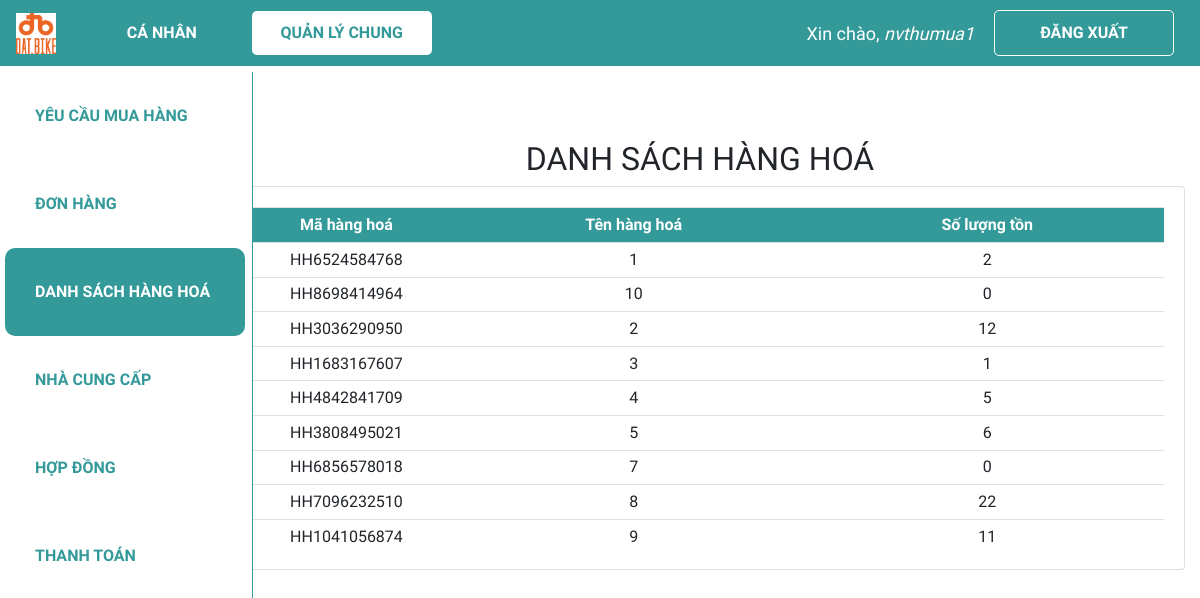
/dshh/ (signed in), run on an earlier commit of the app's database.
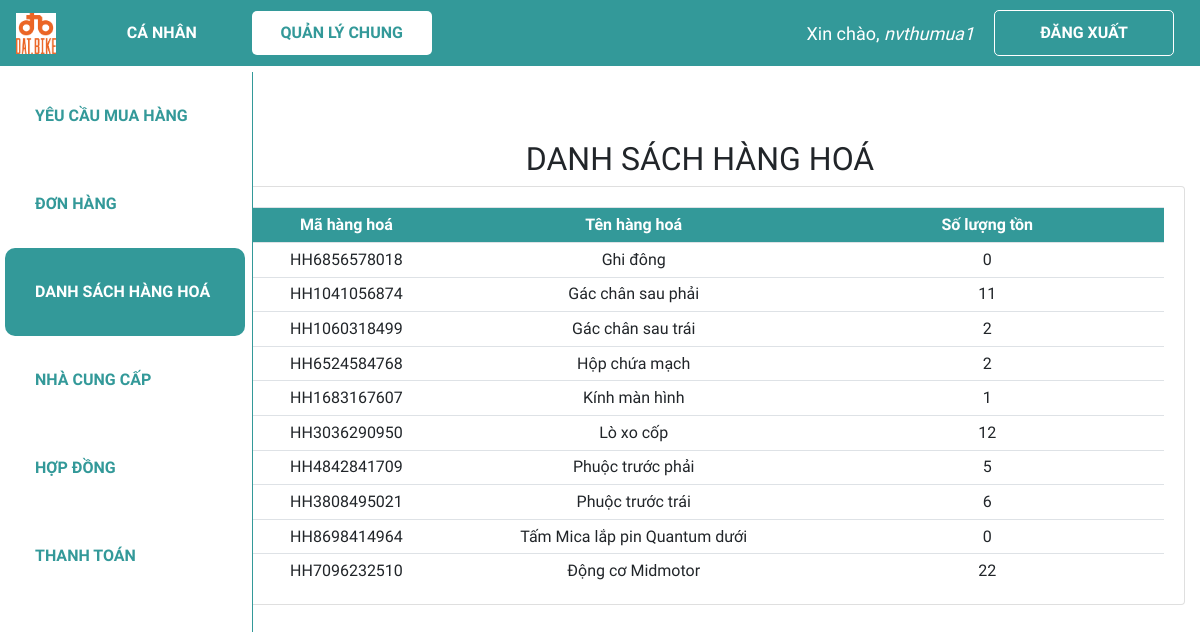
And on a later commit of the database.
### web_core/models.py (models this page shows, shortened)
class HANGHOA(models.Model):
    ma_HH = ShortUUIDField(
        verbose_name='Mã hàng hoá',
        length=10,
        max_length=12,
        prefix="HH",
        alphabet="0123456789",
        primary_key=True
    )
    ten_hang_hoa = models.CharField('Tên hàng hoá', max_length = 100,blank=True, null=True)
    so_luong_ton = models.IntegerField('Số lượng tồn', validators = [MinValueValidator(0)], default = 0)

### web_core/views.py (the view)
# urls.py: path('dshh/', views.dshh, name='quanli_dshh'),
@login_required(login_url='login')
def dshh(request):
    dshh = HANGHOA.objects.all().order_by('ten_hang_hoa')
    context = {'dshh':dshh}
    return render(request, 'web_core/dshh.html', context)

### web_core/templatetags/index.py (called while the page is built)
@register.filter
def first_group_name(user):
    groups = user.groups.all()
    if groups:
        return groups[0].name
    return ''

### web_core/templates/web_core/dshh.html (shortened to what this page needs)
{% extends 'web_core/main.html' %}
{% block content %}
<h2 class="table-title" style>DANH SÁCH HÀNG HOÁ</h2>
<div class="card card-body">
    <table class='table table-sm'>
        <tr class="table-head">
            <th class="small-content">Mã hàng hoá</th>
            <th class="mid-content">Tên hàng hoá</th>
            <th class="small-content">Số lượng tồn</th>
        </tr>
        {% for hh in dshh %}
        <tr>
            <td class="small-content">{{hh.ma_HH}}</td>
            <td class="small-content">{{hh.ten_hang_hoa}}</td>
            <td class="mid-content">{{hh.so_luong_ton}}</td>
        </tr>
        {% endfor %}
    </table>
</div>
{% endblock %}

### web_core/templates/web_core/main.html (shortened to what this page needs)
{% load static %}
<!DOCTYPE html>
<html lang="en">
<head>
  <link rel="stylesheet" href="https://cdn.jsdelivr.net/npm/bootstrap@4.3.1/dist/css/bootstrap.min.css"
 />
  <link rel="stylesheet" type="text/css" href="{% static '/css/main.css' %}">
</head>
<body>
  {% include 'web_core/navbar.html' %}
  <div class="container-fluid" style="margin-top:90px;">
    {% with request.resolver_match.url_name as url_name %}
    {% if 'login' not in url_name %}
    <div class="row">
      <div class="col-md-2">
        {% if 'canhan' in url_name %}
          {% include 'web_core/sidebar_canhan.html' %}
        {% else %}
          {% include 'web_core/sidebar.html' %}
        {% endif %}
      </div>
      <div class="col-md-10">
        {% block content %}
        {% endblock %}
      </div>
    </div>
    {% else %}
    {% block content_login %}
    {% endblock %}
    {% endif %}
    {% endwith %}
</body>
</html>

### web_core/templates/web_core/navbar.html (shortened to what this page needs)
{% load static %}
<nav class="navbar navbar-expand-lg my-navbar fixed-top">
    <a href="{% url 'home' %}">
        <img class="navbar-brand" alt="logo-brand" src="{% static 'images/logo.png' %}" height="50"
            style="padding-bottom: 4px" />
    </a>
    <div class="collapse navbar-collapse" id="navbarNav">
        {% with request.resolver_match.url_name as url_name %}
        <div class="navbar-nav">
            {% load index %}
            {% if request.user|first_group_name != 'quanly' and request.user|first_group_name != 'ketoan' %}
                <a class="nav-item nav-link my-nav-item {% if 'canhan' in url_name %}my-nav-active{% endif %} nav-canhan"
                href="{% url 'canhan_dspr' %}">Cá nhân</a>
            {% endif %}
            <a class="nav-item nav-link my-nav-item {% if 'quanli' in url_name %}my-nav-active{% endif %} nav-quanly"
                href="{% url 'quanli_dspr' %}">Quản lý chung</a>
        </div>
        {% endwith %}
    </div>
    {% with request.resolver_match.url_name as url_name %}
    {% if request.user.is_authenticated %}
    <span class="hello-msg">Xin chào, <span> {{request.user}} </span></span>
    <a class="nav-item nav-link my-nav-item my-btn" href="{% url 'logout' %}">Đăng xuất</a>
    {% else %}
    <a class="nav-item nav-link my-nav-item my-btn {% if url_name == 'login' %}my-nav-active{% endif %}"
        href="{% url 'login' %}">Đăng nhập</a>
    {% endif %}
    {% endwith %}
</nav>

### web_core/templates/web_core/sidebar.html (shortened to what this page needs)
<nav class="navbar navbar-expand-md my-navbar fixed-left">
    {% load index %}
    {% with request.resolver_match.url_name as url_name %}
    <div class="navbar-nav my-sidebar-nav">
        {% if request.user|first_group_name != 'ketoan' %}
            <a class="nav-item nav-link my-sidebar-item {% if 'pr' in url_name %}my-sidebar-active{% endif %}"
                href="{% url 'quanli_dspr' %}">Yêu cầu mua hàng</a>
            <a class="nav-item nav-link my-sidebar-item {% if 'po' in url_name %}my-sidebar-active{% endif %}"
                href="{% url 'quanli_dspo' %}">Đơn hàng</a>
            <a class="nav-item nav-link my-sidebar-item {% if 'hh' in url_name %}my-sidebar-active{% endif %}"
                href="{% url 'quanli_dshh' %}">Danh sách Hàng hoá</a>
            {% if request.user|first_group_name == 'thumua' or request.user|first_group_name == 'quanly' %}
                <a class="nav-item nav-link my-sidebar-item {% if 'ncc' in url_name %}my-sidebar-active{% endif %}"
                href="{% url 'quanli_dsncc' %}">Nhà cung cấp</a>
                <a class="nav-item nav-link my-sidebar-item {% if 'hd' in url_name %}my-sidebar-active{% endif %}"
                href="{% url 'quanli_dshd' %}">Hợp đồng</a>
                <a class="nav-item nav-link my-sidebar-item {% if 'tt' in url_name %}my-sidebar-active{% endif %}"
                href="{% url 'quanli_dstt' %}">Thanh toán</a>
            {% endif %}
        {% endif %}
    </div>
    {% endwith %}
</nav>

### web_core/static/css/main.css (style rules this page uses)
* { font-family: 'Baloo 2', cursive; }
html, body { margin: 0; padding: 0; height: 100%; overflow-x: hidden; }

### web_core/templates/web_core/navbar.html (style rules this page uses)
.my-navbar.fixed-top { position: fixed; color: #fff; background-color: #399; z-index: 10; }
.my-nav-item { color: #fff; font-weight: bold; padding: 9.6px 16px !important; text-transform: uppercase; border-radius: 5px; width: 180px; text-align: center; }
.my-nav-active, .my-nav-active:hover { color: #399; background-color: #fff; }
.my-btn { border: 1px solid #fff; margin-right: 10px; }
.hello-msg { font-size: 18px; color: #fff; margin-right: 20px; }
.hello-msg>span { font-style: italic; }

### web_core/templates/web_core/sidebar.html (style rules this page uses)
.my-navbar.fixed-left { position: fixed; top: 72px; left: 0; bottom: 0; padding: 0; z-index: 1; width: 253px; background: #fff; border-right: 1px solid #399; flex-flow: column nowrap; align-items: flex-start; }
.navbar-nav.my-sidebar-nav { flex-direction: column; }
.my-sidebar-item { color: #399; font-weight: bold; padding: 0 30px !important; margin: 0 5px; text-transform: uppercase; height: 88px; line-height: 88px; border-radius: 10px; width: 240px; }
.my-sidebar-active, .my-sidebar-active:hover { color: #fff; background-color: #399; }

### web_core/templates/web_core/dshh.html (style rules this page uses)
.col-md-2 { padding: 0; }
.col-md-10 { margin-top: 50px; }
.card-body { padding-bottom: 0px; }
.table-title { text-align: center; }
.table th, .table td { vertical-align: middle; text-align: center; }
.small-content { width: 150px; }
.mid-content { width: 240px; }
.table-head { color: #ffff; background-color: #399; }

What changed in the data, as far as the page shows it:
changed HANGHOA "HH6856578018": ten_hang_hoa "7" → "Ghi đông"; moves up the list
changed HANGHOA "HH1041056874": ten_hang_hoa "9" → "Gác chân sau phải"; moves up the list
added HANGHOA: ma_HH "HH1060318499", ten_hang_hoa "Gác chân sau trái", so_luong_ton "2"
changed HANGHOA "HH6524584768": ten_hang_hoa "1" → "Hộp chứa mạch"
changed HANGHOA "HH1683167607": ten_hang_hoa "3" → "Kính màn hình"; moves down the list
changed HANGHOA "HH3036290950": ten_hang_hoa "2" → "Lò xo cốp"
changed HANGHOA "HH4842841709": ten_hang_hoa "4" → "Phuộc trước phải"
changed HANGHOA "HH3808495021": ten_hang_hoa "5" → "Phuộc trước trái"
changed HANGHOA "HH8698414964": ten_hang_hoa "10" → "Tấm Mica lắp pin Quantum dưới"; moves down the list
changed HANGHOA "HH7096232510": ten_hang_hoa "8" → "Động cơ Midmotor"
